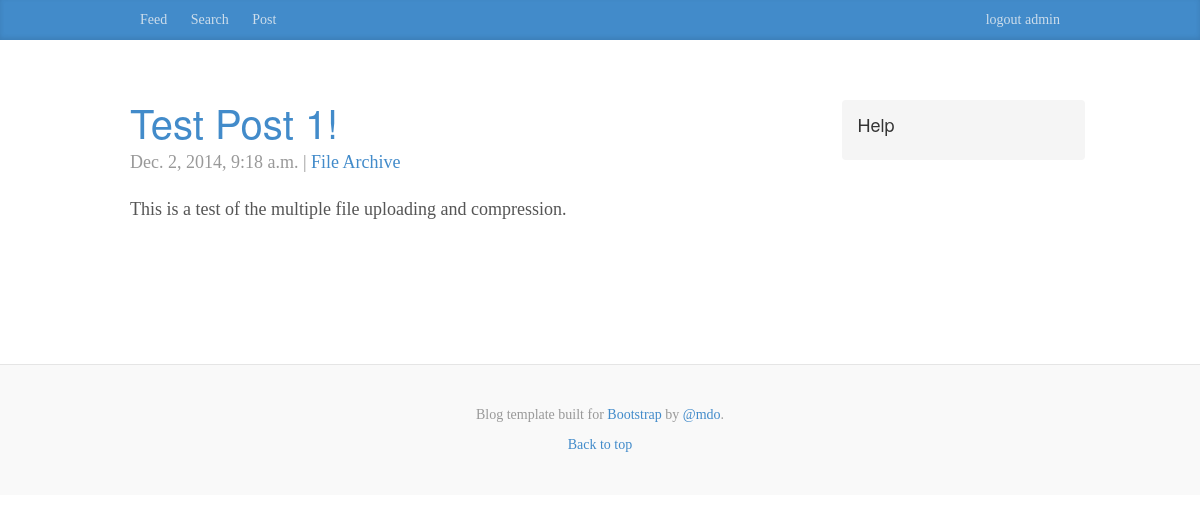
Page /tp1 (signed in) on the committed database.
### blog/models.py (models this page shows, shortened)
class User(AbstractBaseUser):
    firstName = models.CharField(max_length=40)
    lastName = models.CharField(max_length=40)
    username = models.CharField(max_length=40, unique=True)
    admin = models.BooleanField(default=False)
    USERNAME_FIELD = 'username'
    REQUIRED_FIELDS = ['firstName', 'lastName']
    objects = BlogUserManager()
    @property
    def is_active(self):
        return True

class Entry(models.Model):
    title = models.CharField(max_length=200)
    slug = models.SlugField(max_length=200, unique=True)
    body = models.CharField(max_length=1000, default = " ")
    publish = models.BooleanField(default=True)
    created = models.DateTimeField(auto_now_add=True)
    modified = models.DateTimeField(auto_now=True)
    myFile = models.FileField(upload_to='files', default=False)
    body = models.TextField()
    objects = EntryQuerySet.as_manager()
    class Meta:
        verbose_name = "Blog Entry"
        verbose_name_plural = "Blog Entries"
        ordering = ["-created"]

### blog/views.py (the view)
# urls.py: url(r'^(?P<slug>\S+)$', views.BlogDetail.as_view(), name="entry_detail"),
class BlogDetail(generic.DetailView):
    model = models.Entry
    template_name = "post.html"

### templates/post.html
{% extends "base.html" %}
{% load django_markdown %}
{% block content %}
  <div class="post">
    <h2><a href="{% url "entry_detail" slug=object.slug %}">{{ object.title }}</a></h2>
    <p class="meta">
      {{ object.created }} |
      <a href="{{ object.myFile.url }}">File Archive</a>
    </p>
    {{ object.body|markdown }}
  </div>
{% endblock %}

### templates/base.html (shortened to what this page needs)
{% extends "superbase.html" %}
	{% block base %}
    <div class="blog-masthead">
      <div class="container">
        <nav class="blog-nav">
		  {% block nav-feed %} <a class="blog-nav-item inactive" href="{% url "index" %}">Feed</a> {% endblock %}
		  {% block nav-search %} <a class="blog-nav-item inactive" href="{% url "search" %}">Search</a> {% endblock %}
		  {% block nav-post %} <a class="blog-nav-item inactive" href="{% url "entry_new" %}">Post</a> {% endblock %}
		  <a style="float: right;" class="blog-nav-item inactive" href="{% url "user_logout" %}"> logout {{ user.username }}</a>
        </nav>
      </div>
    </div>
    <div class="container">
	  <br><br><br>
      <div class="row">
        <div class="col-sm-8 blog-main">
          {% block content %} {% endblock %}
		  <br><br><br>
        </div>
        <div class="col-sm-3 col-sm-offset-1 blog-sidebar">
          <div class="sidebar-module sidebar-module-inset">
            <h4>Help</h4>
          </div>
        </div>
      </div>
    </div>
	{% endblock %}

### static/css/blog.css (style rules this page uses)
body { font-family: Georgia, "Times New Roman", Times, serif; color: #555; }
h1, .h1, h2, .h2, h3, .h3, h4, .h4, h5, .h5, h6, .h6 { margin-top: 0; font-family: "Helvetica Neue", Helvetica, Arial, sans-serif; font-weight: normal; color: #333; }
@media (min-width: 1200px) { .container { width: 970px; } }
.blog-masthead { background-color: #428bca; -webkit-box-shadow: inset 0 -2px 5px rgba(0,0,0,.1); box-shadow: inset 0 -2px 5px rgba(0,0,0,.1); }
.blog-nav-item { position: relative; display: inline-block; padding: 10px; font-weight: 500; color: #cdddeb; }
.blog-main { font-size: 18px; line-height: 1.5; }
.sidebar-module { padding: 15px; margin: 0 -15px 15px; }
.sidebar-module-inset { padding: 15px; background-color: #f5f5f5; border-radius: 4px; }
.post { margin-bottom: 60px; }
div.post h2:first-child { margin-bottom: 5px; font-size: 40px; }
.meta { margin-bottom: 20px; color: #999; }

### rows in the picture
User: username "admin"
Entry: title "Test Post 1!", created "Dec. 2, 2014, 9:18 a.m.", body "This is a test of the multiple file uploading and compression."
